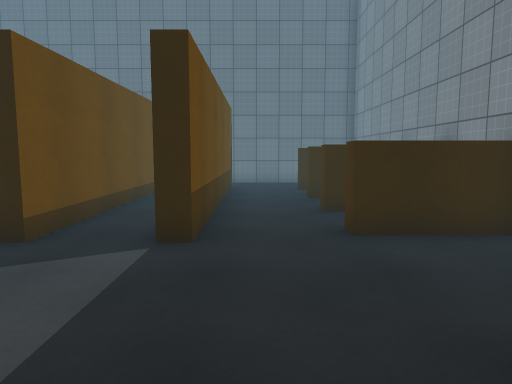
view 1 (above)

18 first-person views from a walk through a scene from a Unity 3-D project. The camera is 1.3 m above the floor, tilts 6° down and sees 70° across. The floor is counted in squares, 1 m on a side. Each view is taken from the middle of a square. On the plan, view 1 faces up. The plan holds only what a view shows up to about 15 squares ahead; the rest is blank. The player is left out. Surface patterns are stand-ins for the level's own textures.

view 2
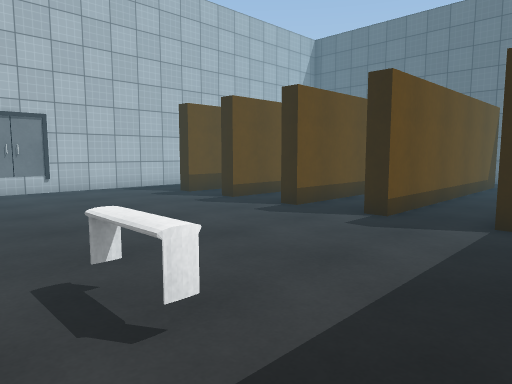

view 3
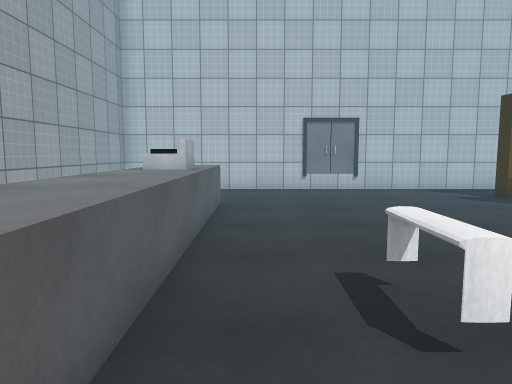

view 4
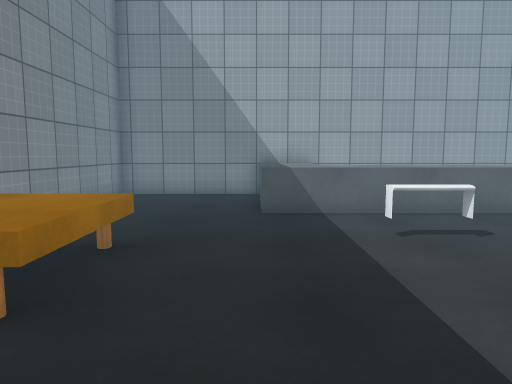

view 5
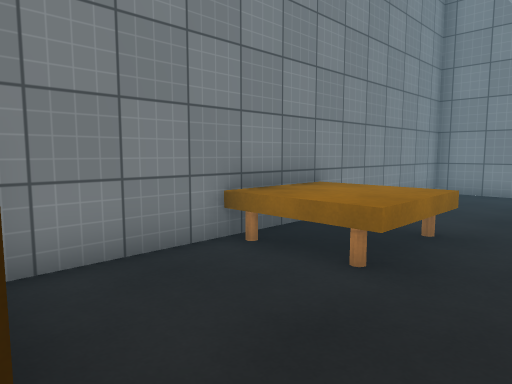

view 6
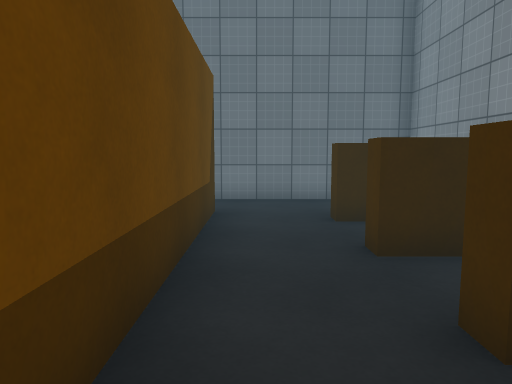

view 7
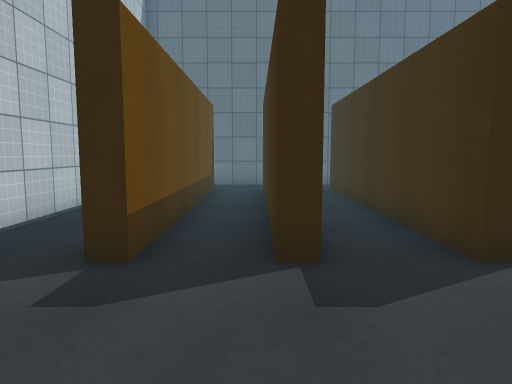

view 8
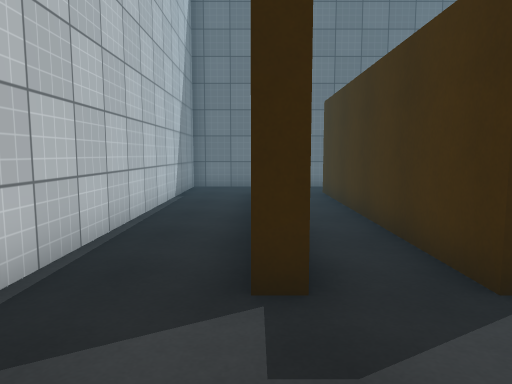

view 9
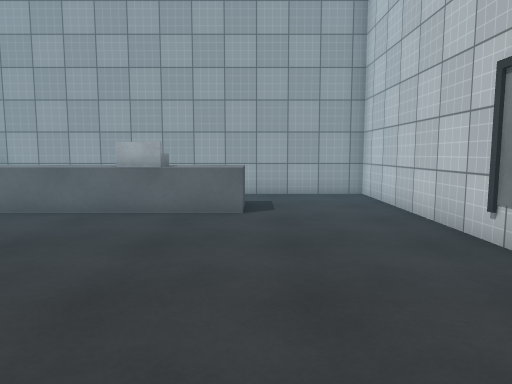

view 10
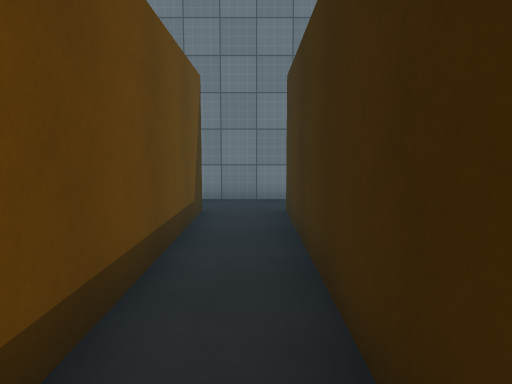

view 11
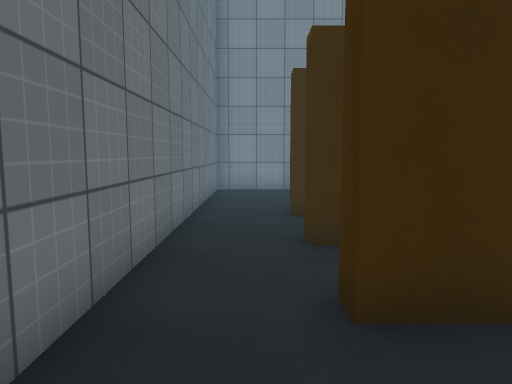

view 12
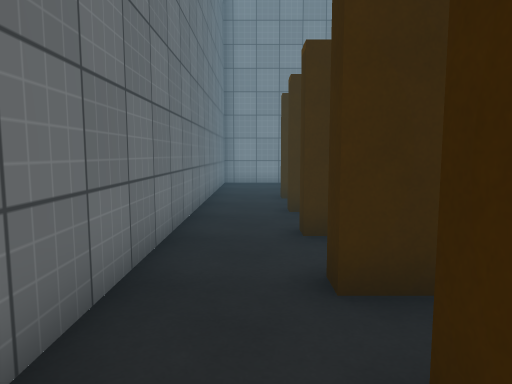

view 13
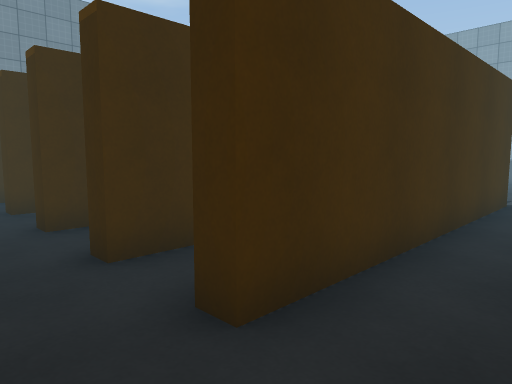

view 14
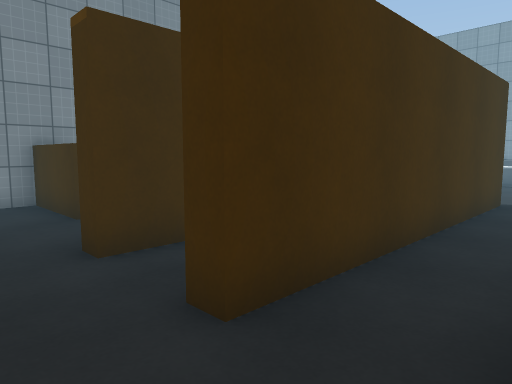

view 15
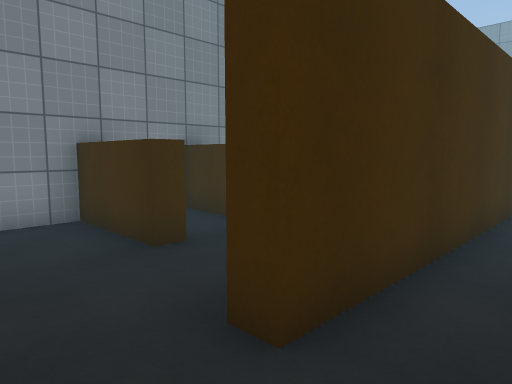

view 16
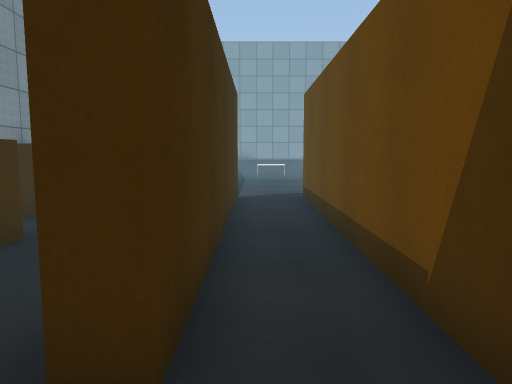

view 17
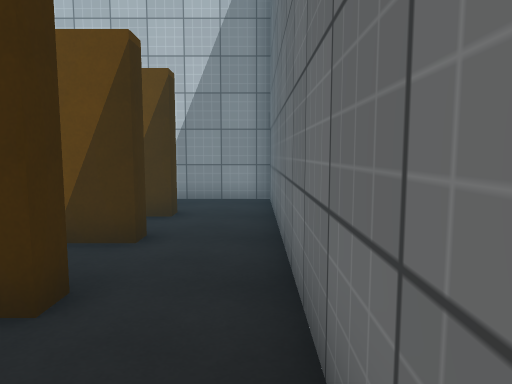

view 18
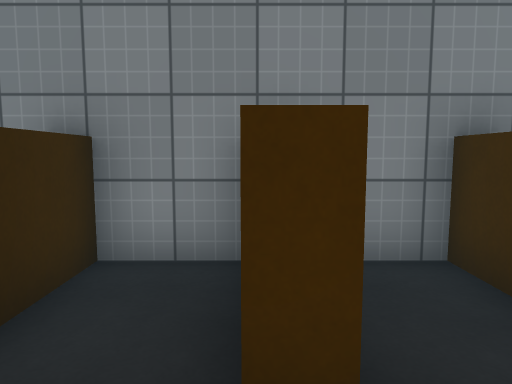

### Floor plan
Key: @ floor where view 1 was taken; # wall or solid block; . floor; = window, fence, low wall or low ledge; ^ raised ledge; R cash register; T table.
Columns run from 14 left of view 1 to 4 right of it. Each row starts with its distance up from view 1.
 17 ###################
 16 #.................#
 15 #.................#
 14 #..#.##.#.#..#....#
 13 #..#.##.#.#..#..^^^
 12 #..#.##.#.#..#....#
 11 #..#.##.#.#..#..^^^
 10 #..#.##.#.#..#....#
  9 #..#.##.#.#..#....#
  8 #..#.##.#.#..#..^^^
  7 #..#.##.#.#..#....#
  6 #..#.##.#.#..#..^^^
  5 #.................#
  4 #.................#
  3 #.................#
  2 #...............TTT
  1 #...............TTT
  0 #.............@.TTT
 -1 #..........^=.....#
 -2 #.................#
 -3 #....^^#^^^^^^^...#
 -4 #...^^RR^^^^^^^...#
 -5 #....        ^^...#
 -6 #....        ^^...#
 -7 #############^#####

Where each view was taken, in squares from view 1:
view 1: 0 up, 0 right, facing up
view 2: 2 down, 0 right, facing up-left
view 3: 2 down, 0 right, facing left
view 4: 5 up, 0 right, facing down
view 5: 6 up, 0 right, facing down-right
view 6: 6 up, 0 right, facing up
view 7: 1 up, 9 left, facing up
view 8: 2 up, 11 left, facing up
view 9: 5 up, 10 left, facing down
view 10: 6 up, 7 left, facing up
view 11: 15 up, 9 left, facing right
view 12: 15 up, 12 left, facing right
view 13: 16 up, 13 left, facing down-right
view 14: 16 up, 6 left, facing down-right
view 15: 16 up, 3 left, facing down-right
view 16: 16 up, 2 left, facing down
view 17: 16 up, 3 left, facing left
view 18: 11 up, 0 right, facing right
